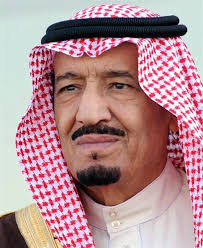
#> input picture King Salman.jpg, 203 x 248 px
$ python 'FD task.py'
#> lines starting #> are read from the running program, lines starting #| are printed output that depends on the picture

import cv2

face_cascade = cv2.CascadeClassifier('haarcascade_frontalface_default.xml')


img = cv2.imread('King Salman.jpg')
#> img is the input picture: shape (248, 203, 3); mean B, G, R 145.3, 141.3, 179.3
gray = cv2.cvtColor(img, cv2.COLOR_BGR2GRAY)
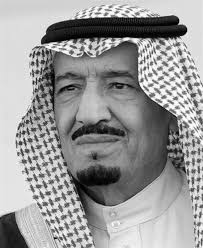
#> gray: shape (248, 203); min 0, max 255, mean 153.1

faces = face_cascade.detectMultiScale(gray,1.2,3)
#> faces = ()

for (x,y,w,h) in faces:
 cv2.rectangle(img,(x,y),(x+w,y+h),(255,0,0),2)
#> this loop made 0 passes

cv2.imshow('img',img)
cv2.waitKey(0)
